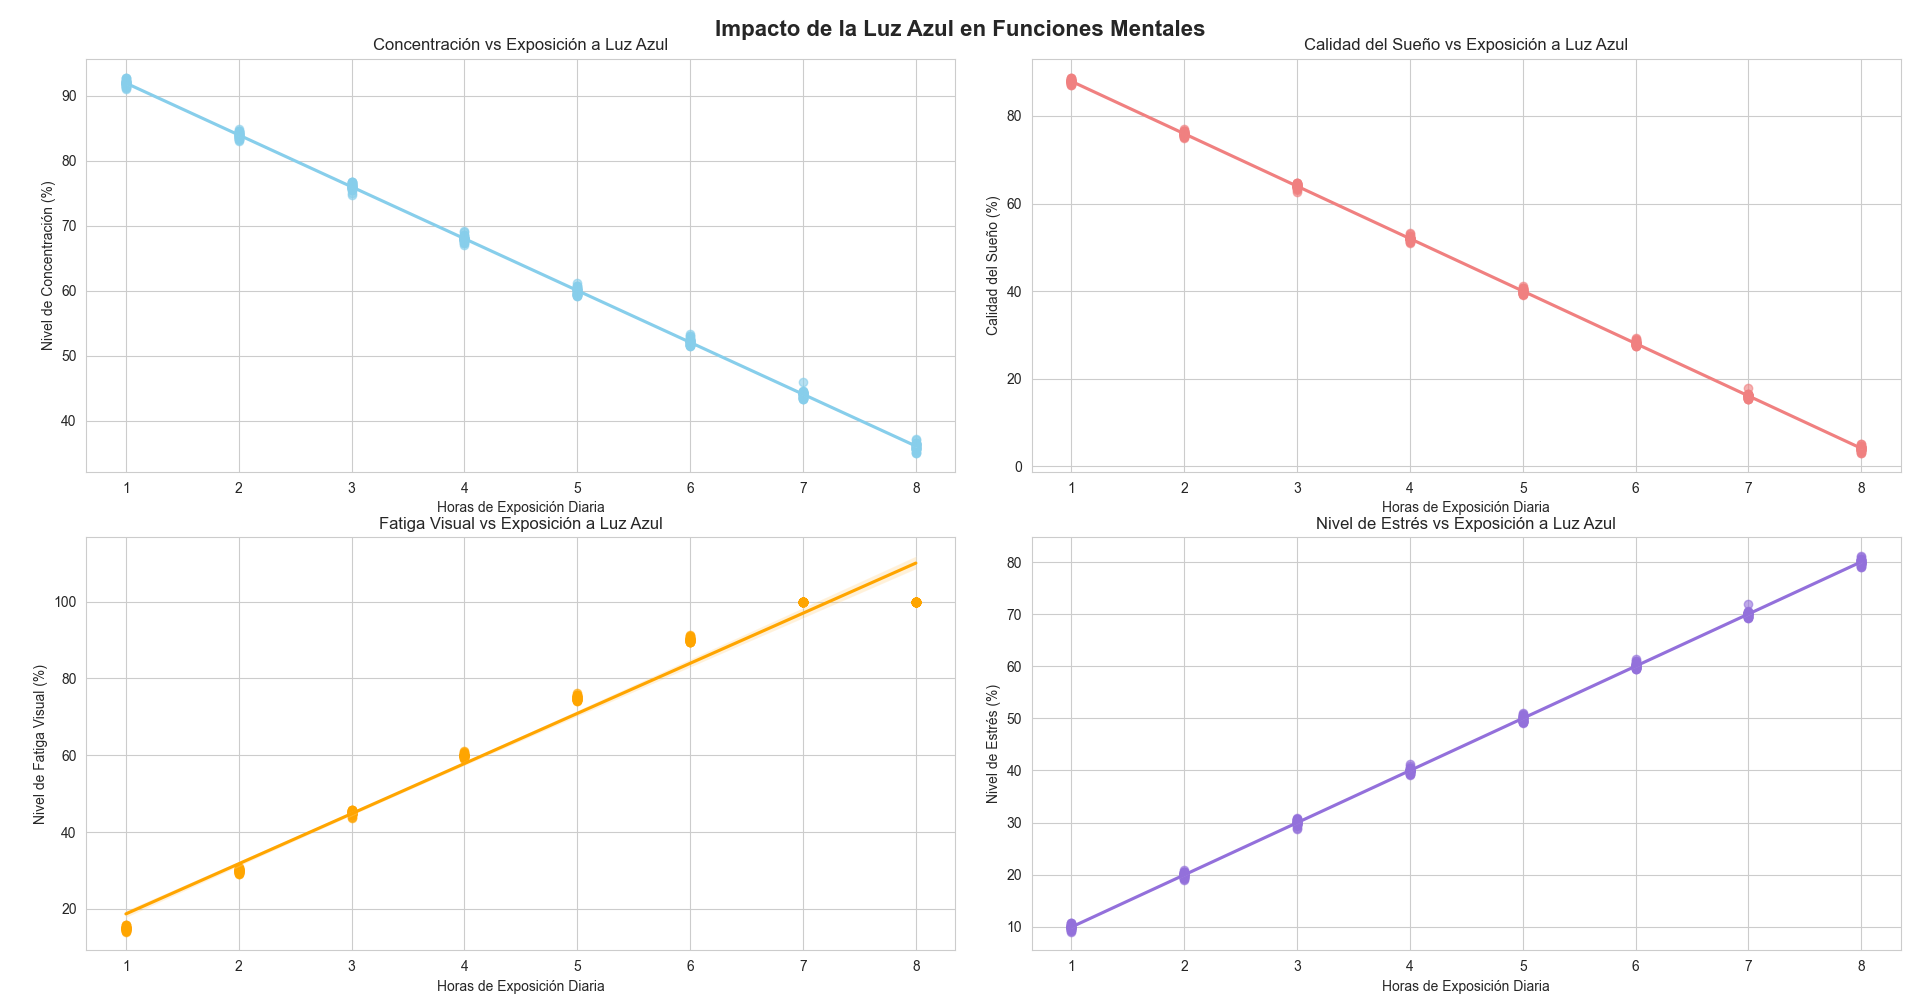

Write the Python code that produced this figure.
import pandas as pd
import seaborn as sns
import matplotlib.pyplot as plt
import numpy as np

# Configurar el estilo de seaborn
sns.set_style("whitegrid")
plt.rcParams['figure.figsize'] = (12, 8)

# Crear datos simulados sobre el impacto de la luz azul
np.random.seed(42)

# Datos de exposición a luz azul vs diferentes métricas mentales
horas_exposicion = np.repeat([1, 2, 3, 4, 5, 6, 7, 8], 30)
ruido = np.random.normal(0, 0.5, len(horas_exposicion))

# Métricas que se ven afectadas por la luz azul
concentracion = 100 - (horas_exposicion * 8) + ruido
calidad_sueno = 100 - (horas_exposicion * 12) + ruido
fatiga_visual = (horas_exposicion * 15) + ruido
nivel_estres = (horas_exposicion * 10) + ruido

# Crear DataFrame
data = pd.DataFrame({
    'Horas_Exposicion': horas_exposicion,
    'Concentracion': np.clip(concentracion, 0, 100),
    'Calidad_Sueño': np.clip(calidad_sueno, 0, 100),
    'Fatiga_Visual': np.clip(fatiga_visual, 0, 100),
    'Nivel_Estres': np.clip(nivel_estres, 0, 100)
})

# Crear subplots
fig, axes = plt.subplots(2, 2, figsize=(15, 12))
fig.suptitle('Impacto de la Luz Azul en Funciones Mentales', fontsize=16, fontweight='bold')

# Gráfico 1: Concentración vs Horas de exposición
sns.regplot(data=data, x='Horas_Exposicion', y='Concentracion', 
           ax=axes[0,0], color='skyblue', scatter_kws={'alpha':0.6})
axes[0,0].set_title('Concentración vs Exposición a Luz Azul')
axes[0,0].set_xlabel('Horas de Exposición Diaria')
axes[0,0].set_ylabel('Nivel de Concentración (%)')

# Gráfico 2: Calidad del sueño vs Horas de exposición
sns.regplot(data=data, x='Horas_Exposicion', y='Calidad_Sueño', 
           ax=axes[0,1], color='lightcoral', scatter_kws={'alpha':0.6})
axes[0,1].set_title('Calidad del Sueño vs Exposición a Luz Azul')
axes[0,1].set_xlabel('Horas de Exposición Diaria')
axes[0,1].set_ylabel('Calidad del Sueño (%)')

# Gráfico 3: Fatiga visual vs Horas de exposición
sns.regplot(data=data, x='Horas_Exposicion', y='Fatiga_Visual', 
           ax=axes[1,0], color='orange', scatter_kws={'alpha':0.6})
axes[1,0].set_title('Fatiga Visual vs Exposición a Luz Azul')
axes[1,0].set_xlabel('Horas de Exposición Diaria')
axes[1,0].set_ylabel('Nivel de Fatiga Visual (%)')

# Gráfico 4: Nivel de estrés vs Horas de exposición
sns.regplot(data=data, x='Horas_Exposicion', y='Nivel_Estres', 
           ax=axes[1,1], color='mediumpurple', scatter_kws={'alpha':0.6})
axes[1,1].set_title('Nivel de Estrés vs Exposición a Luz Azul')
axes[1,1].set_xlabel('Horas de Exposición Diaria')
axes[1,1].set_ylabel('Nivel de Estrés (%)')

plt.tight_layout()
plt.show()

# Crear un mapa de calor de correlaciones
plt.figure(figsize=(10, 8))
correlation_matrix = data.corr()
sns.heatmap(correlation_matrix, annot=True, cmap='RdYlBu_r', center=0,
           square=True, fmt='.2f', cbar_kws={'shrink': 0.8})
plt.title('Correlaciones entre Exposición a Luz Azul y Efectos Mentales', 
          fontsize=14, fontweight='bold')
plt.tight_layout()
plt.show()

# Crear un gráfico de violín para mostrar la distribución
data_melted = pd.melt(data, id_vars=['Horas_Exposicion'], 
                     value_vars=['Concentracion', 'Calidad_Sueño', 'Fatiga_Visual', 'Nivel_Estres'],
                     var_name='Metrica', value_name='Valor')

plt.figure(figsize=(12, 6))
sns.violinplot(data=data_melted, x='Metrica', y='Valor', hue='Horas_Exposicion', 
               palette='viridis', split=False)
plt.title('Distribución de Efectos Mentales por Horas de Exposición a Luz Azul')
plt.xlabel('Métrica Mental')
plt.ylabel('Valor (%)')
plt.legend(title='Horas de Exposición', bbox_to_anchor=(1.05, 1), loc='upper left')
plt.tight_layout()
plt.show()

# Mostrar estadísticas descriptivas
print("Estadísticas Descriptivas:")
print(data.describe())

# Mostrar correlaciones específicas
print("\nCorrelaciones con Horas de Exposición:")
correlations = data.corr()['Horas_Exposicion'].sort_values(ascending=False)
for metric, corr in correlations.items():
    if metric != 'Horas_Exposicion':
        print(f"{metric}: {corr:.3f}")
